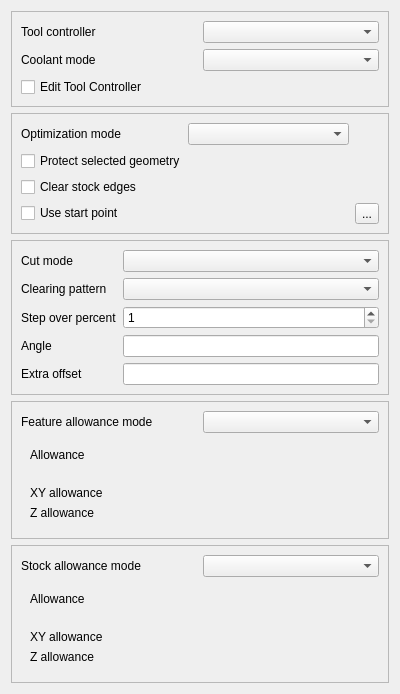
<?xml version="1.0" encoding="UTF-8"?>
<ui version="4.0">
 <class>Form</class>
 <widget class="QWidget" name="Form">
  <property name="geometry">
   <rect>
    <x>0</x>
    <y>0</y>
    <width>400</width>
    <height>520</height>
   </rect>
  </property>
  <property name="windowTitle">
   <string notr="true">Form</string>
  </property>
  <layout class="QVBoxLayout" name="verticalLayout">
   <item>
    <widget class="QFrame" name="toolOptions">
     <property name="frameShape">
      <enum>QFrame::StyledPanel</enum>
     </property>
     <property name="frameShadow">
      <enum>QFrame::Raised</enum>
     </property>
     <layout class="QGridLayout" name="gridLayout">
      <item row="0" column="0">
       <widget class="QLabel" name="toolController_label">
        <property name="text">
         <string>Tool controller</string>
        </property>
       </widget>
      </item>
      <item row="0" column="1">
       <widget class="QComboBox" name="toolController">
        <property name="toolTip">
         <string>The tool and its settings to be used for this operation</string>
        </property>
       </widget>
      </item>
      <item row="1" column="0">
       <widget class="QLabel" name="coolantController_label">
        <property name="text">
         <string>Coolant mode</string>
        </property>
       </widget>
      </item>
      <item row="1" column="1">
       <widget class="QComboBox" name="coolantController"/>
      </item>
      <item row="2" column="0" colspan="2">
       <widget class="QCheckBox" name="editToolController">
        <property name="text">
         <string>Edit Tool Controller</string>
        </property>
       </widget>
      </item>
     </layout>
    </widget>
   </item>
   <item>
    <widget class="QFrame" name="operationOptions">
     <property name="frameShape">
      <enum>QFrame::StyledPanel</enum>
     </property>
     <property name="frameShadow">
      <enum>QFrame::Raised</enum>
     </property>
     <layout class="QGridLayout" name="gridLayout_2">
      <item row="0" column="0">
       <widget class="QLabel" name="optimizationMode_label">
        <property name="text">
         <string>Optimization mode</string>
        </property>
       </widget>
      </item>
      <item row="0" column="1">
       <widget class="QComboBox" name="optimizationMode">
        <property name="toolTip">
         <string>Select optional travel-reduction behavior. This does not change protected model geometry.</string>
        </property>
       </widget>
      </item>
      <item row="1" column="0" colspan="2">
       <widget class="QCheckBox" name="protectSelectedFeatures">
         <property name="toolTip">
          <string>Protect selected non-target geometry as additional keepout. The lowest selected horizontal face sets the final depth. Selected geometry does not redefine the stock boundary.</string>
         </property>
        <property name="text">
         <string>Protect selected geometry</string>
        </property>
       </widget>
      </item>
      <item row="2" column="0" colspan="2">
       <widget class="QCheckBox" name="clearEdges">
         <property name="toolTip">
          <string>Volume Face Mill uses the Job stock extents as its machining boundary. Allow the tool center to overhang those stock exterior edges so they can be fully cleared.</string>
         </property>
        <property name="text">
         <string>Clear stock edges</string>
        </property>
       </widget>
      </item>
      <item row="3" column="0" colspan="2">
       <widget class="QCheckBox" name="useStartPoint">
        <property name="toolTip">
         <string>Specify if this operation uses a starting point.</string>
        </property>
        <property name="text">
         <string>Use start point</string>
        </property>
       </widget>
      </item>
      <item row="3" column="2">
       <widget class="QToolButton" name="setStartPoint">
        <property name="toolTip">
         <string>Set picked point as start point</string>
        </property>
        <property name="text">
         <string notr="true">...</string>
        </property>
        <property name="icon">
         <iconset>
          <normaloff>:/icons/button_left.svg</normaloff>:/icons/button_left.svg
         </iconset>
        </property>
       </widget>
      </item>
     </layout>
    </widget>
   </item>
  <item>
   <widget class="QFrame" name="toolpathOptions">
     <property name="frameShape">
      <enum>QFrame::StyledPanel</enum>
     </property>
     <property name="frameShadow">
      <enum>QFrame::Raised</enum>
     </property>
     <layout class="QFormLayout" name="formLayout">
      <property name="fieldGrowthPolicy">
       <enum>QFormLayout::AllNonFixedFieldsGrow</enum>
      </property>
      <item row="0" column="0">
       <widget class="QLabel" name="cutMode_label">
        <property name="text">
         <string>Cut mode</string>
        </property>
       </widget>
      </item>
      <item row="0" column="1">
       <widget class="QComboBox" name="cutMode">
        <property name="toolTip">
         <string>Climb or conventional milling direction.</string>
        </property>
       </widget>
      </item>
      <item row="1" column="0">
       <widget class="QLabel" name="clearingPattern_label">
        <property name="text">
         <string>Clearing pattern</string>
        </property>
       </widget>
      </item>
      <item row="1" column="1">
       <widget class="QComboBox" name="clearingPattern">
        <property name="toolTip">
         <string>Pattern used to clear the safe removal volume.</string>
        </property>
       </widget>
      </item>
      <item row="2" column="0">
       <widget class="QLabel" name="stepOverPercent_label">
        <property name="text">
         <string>Step over percent</string>
        </property>
       </widget>
      </item>
      <item row="2" column="1">
       <widget class="QSpinBox" name="stepOverPercent">
        <property name="toolTip">
         <string>Percent of the tool diameter used for each lateral step over.</string>
        </property>
        <property name="minimum">
         <number>1</number>
        </property>
        <property name="maximum">
         <number>100</number>
        </property>
        <property name="singleStep">
         <number>5</number>
        </property>
       </widget>
      </item>
      <item row="3" column="0">
       <widget class="QLabel" name="angle_label">
        <property name="text">
         <string>Angle</string>
        </property>
       </widget>
      </item>
      <item row="3" column="1">
       <widget class="Gui::InputField" name="angle">
        <property name="toolTip">
         <string>Angle in which the pattern is applied.</string>
        </property>
       </widget>
      </item>
      <item row="4" column="0">
       <widget class="QLabel" name="extraOffset_label">
        <property name="text">
         <string>Extra offset</string>
        </property>
       </widget>
      </item>
      <item row="4" column="1">
       <widget class="Gui::InputField" name="extraOffset">
        <property name="toolTip">
         <string>Extra offset to apply to the operation boundary.</string>
        </property>
       </widget>
      </item>
     </layout>
   </widget>
  </item>
   <item>
    <widget class="QFrame" name="featureAllowanceOptions">
     <property name="frameShape">
      <enum>QFrame::StyledPanel</enum>
     </property>
     <property name="frameShadow">
      <enum>QFrame::Raised</enum>
     </property>
     <layout class="QGridLayout" name="gridLayout_3">
      <item row="0" column="0">
       <widget class="QLabel" name="featureAllowanceMode_label">
        <property name="text">
         <string>Feature allowance mode</string>
        </property>
       </widget>
      </item>
      <item row="0" column="1">
       <widget class="QComboBox" name="featureAllowanceMode">
        <property name="toolTip">
         <string>Linked edits one value for both XY and Z feature allowance. Independent edits XY and Z separately. Allowance directions use job/world axes, and separate X and Y values are not supported in this phase.</string>
        </property>
       </widget>
      </item>
      <item row="1" column="0" colspan="2">
       <widget class="QFrame" name="featureAllowanceLinkedFrame">
        <layout class="QFormLayout" name="formLayout_2">
         <property name="fieldGrowthPolicy">
          <enum>QFormLayout::AllNonFixedFieldsGrow</enum>
         </property>
         <item row="0" column="0">
          <widget class="QLabel" name="featureAllowanceLinked_label">
           <property name="text">
            <string>Allowance</string>
           </property>
          </widget>
         </item>
         <item row="0" column="1">
          <widget class="Gui::QuantitySpinBox" name="featureAllowanceLinked">
           <property name="toolTip">
            <string>Material to leave on protected model and selected keepout geometry in both the job/world XY plane and the job/world +Z axis while linked mode is active. Separate X and Y values are not supported in this phase.</string>
           </property>
          </widget>
         </item>
        </layout>
       </widget>
      </item>
      <item row="2" column="0" colspan="2">
       <widget class="QFrame" name="featureAllowanceIndependentFrame">
        <layout class="QFormLayout" name="formLayout_3">
         <property name="fieldGrowthPolicy">
          <enum>QFormLayout::AllNonFixedFieldsGrow</enum>
         </property>
         <item row="0" column="0">
          <widget class="QLabel" name="featureAllowanceXY_label">
           <property name="text">
            <string>XY allowance</string>
           </property>
          </widget>
         </item>
         <item row="0" column="1">
          <widget class="Gui::QuantitySpinBox" name="featureAllowanceXY">
           <property name="toolTip">
            <string>Lateral material to leave on protected model and selected keepout geometry in the job/world XY plane. Separate X and Y values are not supported in this phase.</string>
           </property>
          </widget>
         </item>
         <item row="1" column="0">
          <widget class="QLabel" name="featureAllowanceZ_label">
           <property name="text">
            <string>Z allowance</string>
           </property>
          </widget>
         </item>
         <item row="1" column="1">
          <widget class="Gui::QuantitySpinBox" name="featureAllowanceZ">
           <property name="toolTip">
            <string>Vertical material to leave above protected model and selected keepout geometry in the job/world +Z axis for top-down machining.</string>
           </property>
          </widget>
         </item>
        </layout>
       </widget>
      </item>
     </layout>
    </widget>
   </item>
   <item>
    <widget class="QFrame" name="stockAllowanceOptions">
     <property name="frameShape">
      <enum>QFrame::StyledPanel</enum>
     </property>
     <property name="frameShadow">
      <enum>QFrame::Raised</enum>
     </property>
     <layout class="QGridLayout" name="gridLayout_4">
      <item row="0" column="0">
       <widget class="QLabel" name="stockAllowanceMode_label">
        <property name="text">
         <string>Stock allowance mode</string>
        </property>
       </widget>
      </item>
      <item row="0" column="1">
       <widget class="QComboBox" name="stockAllowanceMode">
        <property name="toolTip">
         <string>Linked edits one value for both XY and Z stock allowance. Independent edits XY and Z separately. Allowance directions use job/world axes, and separate X and Y values are not supported in this phase.</string>
        </property>
       </widget>
      </item>
      <item row="1" column="0" colspan="2">
       <widget class="QFrame" name="stockAllowanceLinkedFrame">
        <layout class="QFormLayout" name="formLayout_4">
         <property name="fieldGrowthPolicy">
          <enum>QFormLayout::AllNonFixedFieldsGrow</enum>
         </property>
         <item row="0" column="0">
          <widget class="QLabel" name="stockAllowanceLinked_label">
           <property name="text">
            <string>Allowance</string>
           </property>
          </widget>
         </item>
         <item row="0" column="1">
          <widget class="Gui::QuantitySpinBox" name="stockAllowanceLinked">
           <property name="toolTip">
            <string>Material to leave on the job/world XY stock boundary and above stock bottom in the job/world +Z axis while linked mode is active. Separate X and Y values are not supported in this phase.</string>
           </property>
          </widget>
         </item>
        </layout>
       </widget>
      </item>
      <item row="2" column="0" colspan="2">
       <widget class="QFrame" name="stockAllowanceIndependentFrame">
        <layout class="QFormLayout" name="formLayout_5">
         <property name="fieldGrowthPolicy">
          <enum>QFormLayout::AllNonFixedFieldsGrow</enum>
         </property>
         <item row="0" column="0">
          <widget class="QLabel" name="stockAllowanceXY_label">
           <property name="text">
            <string>XY allowance</string>
           </property>
          </widget>
         </item>
         <item row="0" column="1">
          <widget class="Gui::QuantitySpinBox" name="stockAllowanceXY">
           <property name="toolTip">
            <string>Lateral material to leave at the job/world XY stock boundary. Separate X and Y values are not supported in this phase.</string>
           </property>
          </widget>
         </item>
         <item row="1" column="0">
          <widget class="QLabel" name="stockAllowanceZ_label">
           <property name="text">
            <string>Z allowance</string>
           </property>
          </widget>
         </item>
         <item row="1" column="1">
          <widget class="Gui::QuantitySpinBox" name="stockAllowanceZ">
           <property name="toolTip">
            <string>Vertical material to leave above stock bottom in the job/world +Z axis when no target face governs the finish depth.</string>
           </property>
          </widget>
         </item>
        </layout>
       </widget>
      </item>
     </layout>
    </widget>
   </item>
   <item>
    <spacer name="verticalSpacer">
     <property name="orientation">
      <enum>Qt::Vertical</enum>
     </property>
     <property name="sizeHint" stdset="0">
      <size>
       <width>20</width>
       <height>40</height>
      </size>
     </property>
    </spacer>
   </item>
  </layout>
 </widget>
 <customwidgets>
 <customwidget>
  <class>Gui::InputField</class>
  <extends>QLineEdit</extends>
  <header>Gui/InputField.h</header>
 </customwidget>
  <customwidget>
   <class>Gui::QuantitySpinBox</class>
   <extends>QWidget</extends>
   <header>Gui/QuantitySpinBox.h</header>
  </customwidget>
 </customwidgets>
 <resources/>
 <connections/>
</ui>
